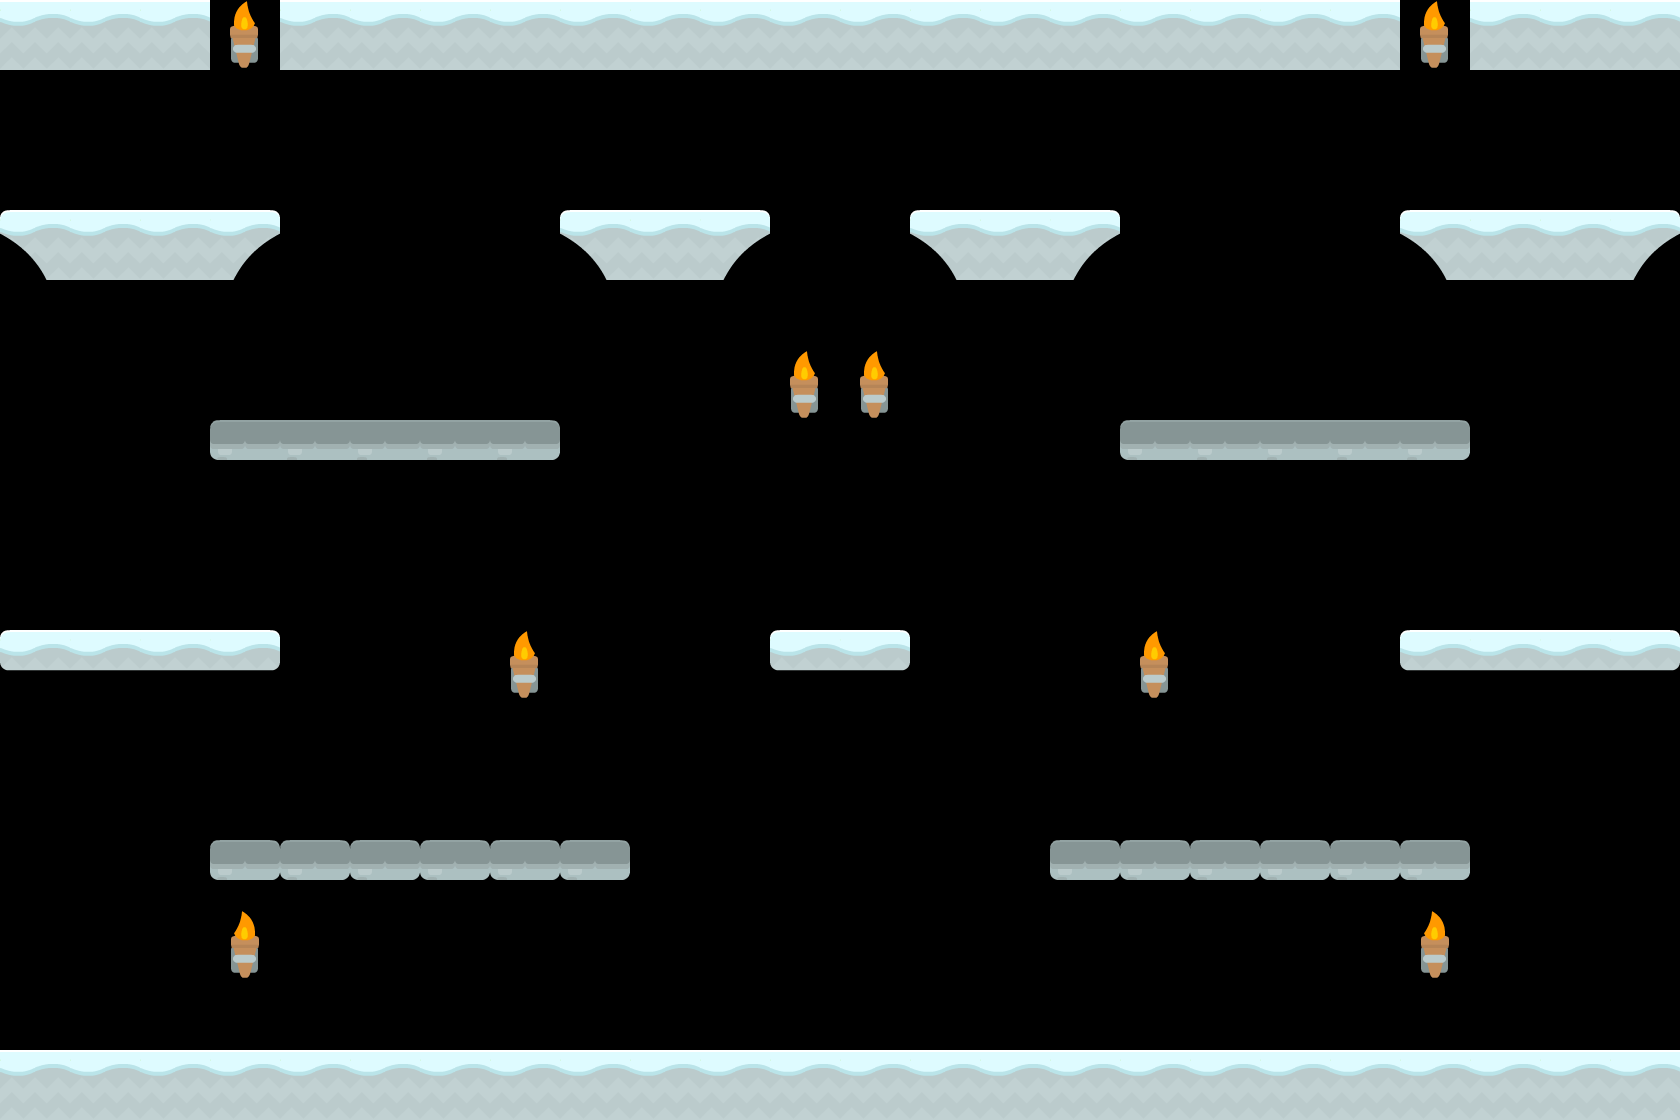

Rendered tile map (Tiled .tmx) drawn with the repository's tilesets; below, a short description and the map source with its tile grids summarised:
An orthogonal 24x16 tile map with 70x70 px tiles, 2 tile layers (background, foreground), 1 hidden layer not drawn, 3 tilesets.

<map version="1.0" orientation="orthogonal" width="24" height="16" tilewidth="70" tileheight="70" backgroundcolor="#000000">
 <tileset firstgid="1" name="tiles_spritesheet" tilewidth="70" tileheight="70" spacing="2">
  <image source="tiles_spritesheet.png" trans="ff00ff" width="914" height="936" />
 </tileset>
 <tileset firstgid="157" name="collisionSolid" tilewidth="70" tileheight="70">
  <image source="collisionSolid.png" trans="ff00ff" width="70" height="70" />
  <tile id="0">
   <properties>
    <property name="type" value="solid" />
   </properties>
  </tile>
 </tileset>
 <tileset firstgid="158" name="collisionPlatform2" tilewidth="70" tileheight="70">
  <image source="collisionPlatform2.png" trans="ff00ff" width="70" height="70" />
  <tile id="0">
   <properties>
    <property name="type" value="platform" />
   </properties>
  </tile>
 </tileset>
 <layer name="background" width="24" height="16">
  <data>[384 cells, 8 non-empty, 2 distinct tile ids]</data>
 </layer>
 <layer name="foreground" width="24" height="16">
  <data>[384 cells, 92 non-empty, 10 distinct tile ids]</data>
 </layer>
 <objectgroup color="#47a400" name="Entity" width="24" height="16" visible="0" />
 <layer name="collision" width="24" height="16" visible="0">
  <data>[384 cells, 94 non-empty, 1 distinct tile ids]</data>
 </layer>
</map>
